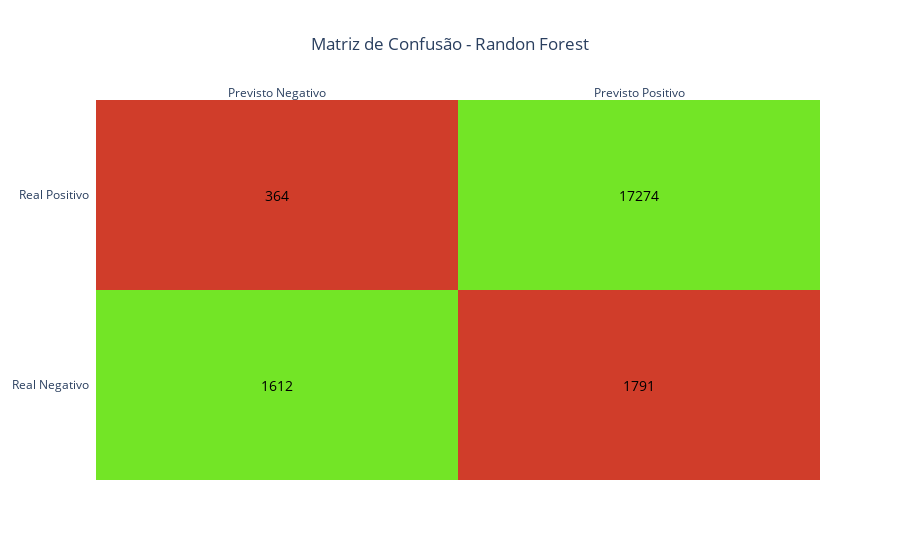

Notebook cell for this chart:
### Markdown cell above
##### Matriz de confusão

### Code cell
x = ['Previsto Negativo', 'Previsto Positivo']
y = ['Real Negativo', 'Real Positivo']
cm_rf = confusion_matrix(y_test, y_pred_rf)

# Create a mask: diagonal (correct) = 1, off-diagonal (errors) = 0
z_mask = [[1 if i == j else 0 for j in range(cm_rf.shape[1])] for i in range(cm_rf.shape[0])]
# Use the actual confusion numbers as annotation text
annot = cm_rf.astype(str).tolist()
# Colors: errors -> red, correct -> green
colorscale = [[0, "#d03d2a"], [1, "#73e526"]]

fig = ff.create_annotated_heatmap(
   z=z_mask,
   annotation_text=annot,
   x=x,
   y=y,
   colorscale=colorscale,
   showscale=False
)
# Make annotation text white for readability on colored cells
for a in fig.layout.annotations:
   a.font = dict(color='black', size=14)

fig.update_layout(title_text='Matriz de Confusão - Randon Forest', title_x=0.5)
fig.show()

### Figure 1 — Plotly figure (JSON) as saved in the notebook; plotly's stock layout.template omitted (floating-point values rounded to 4 significant figures)
{"data": [{"colorscale": [[0, "#d03d2a"], [1, "#73e526"]], "reversescale": false, "showscale": false, "type": "heatmap", "x": ["Previsto Negativo", "Previsto Positivo"], "y": ["Real Negativo", "Real Positivo"], "z": [[1, 0], [0, 1]]}], "layout": {"annotations": [{"font": {"color": "black", "size": 14}, "showarrow": false, "text": "1612", "x": "Previsto Negativo", "xref": "x", "y": "Real Negativo", "yref": "y"}, {"font": {"color": "black", "size": 14}, "showarrow": false, "text": "1791", "x": "Previsto Positivo", "xref": "x", "y": "Real Negativo", "yref": "y"}, {"font": {"color": "black", "size": 14}, "showarrow": false, "text": "364", "x": "Previsto Negativo", "xref": "x", "y": "Real Positivo", "yref": "y"}, {"font": {"color": "black", "size": 14}, "showarrow": false, "text": "17274", "x": "Previsto Positivo", "xref": "x", "y": "Real Positivo", "yref": "y"}], "title": {"text": "Matriz de Confusão - Randon Forest", "x": 0.5}, "xaxis": {"dtick": 1, "gridcolor": "rgb(0, 0, 0)", "side": "top", "ticks": ""}, "yaxis": {"dtick": 1, "ticks": "", "ticksuffix": "  "}}}
